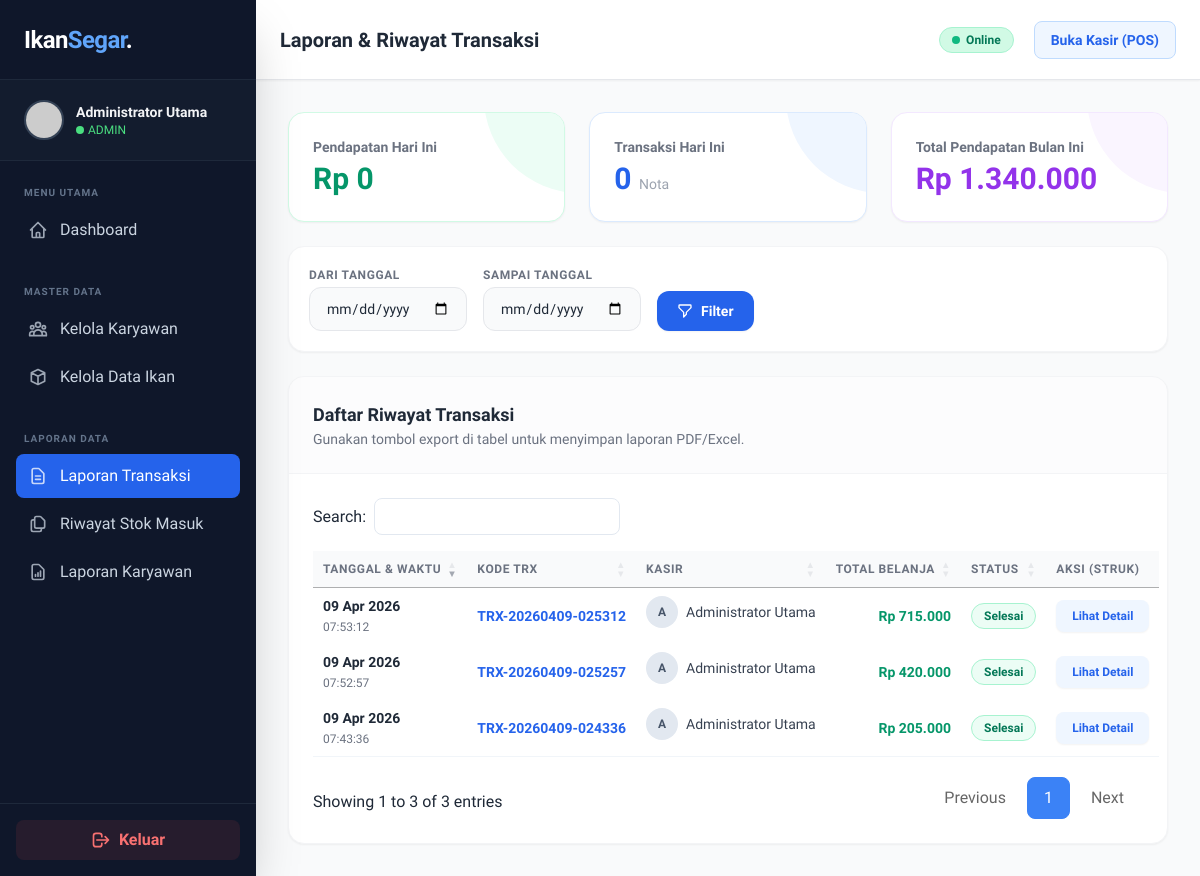
Screenshot of /admin/transaksi.php (signed in) with the database file from the repository.
### tables this page shows
CREATE TABLE `transaksi` (
  `id` int(11) NOT NULL,
  `kode_transaksi` varchar(20) NOT NULL,
  `tanggal_waktu` datetime NOT NULL DEFAULT current_timestamp(),
  `total_belanja` int(11) NOT NULL,
  `jumlah_bayar` int(11) NOT NULL,
  `kembalian` int(11) NOT NULL,
  `user_id` int(11) NOT NULL
);

CREATE TABLE `users` (
  `id` int(11) NOT NULL,
  `username` varchar(50) NOT NULL,
  `password` varchar(255) NOT NULL,
  `nama_lengkap` varchar(100) NOT NULL,
  `role` enum('admin','kasir','owner') NOT NULL DEFAULT 'kasir',
  `created_at` timestamp NOT NULL DEFAULT current_timestamp()
);

### koneksi.php (called while the page is built, shortened)
<?php
function formatRupiah($angka)
{
    return "Rp " . number_format($angka, 0, ',', '.');
}

### admin/transaksi.php (the view, shortened to what this page needs)
<?php
require_once '../koneksi.php';
$hari_ini = date('Y-m-d');
$bulan_ini = date('Y-m');
$q_hari_ini = mysqli_query($koneksi, "SELECT SUM(total_belanja) as total_uang, COUNT(id) as total_trx FROM transaksi WHERE DATE(tanggal_waktu) = '$hari_ini'");
$data_hari_ini = mysqli_fetch_assoc($q_hari_ini);
$uang_hari_ini = $data_hari_ini['total_uang'] ? $data_hari_ini['total_uang'] : 0;
$trx_hari_ini = $data_hari_ini['total_trx'] ? $data_hari_ini['total_trx'] : 0;
$q_bulan_ini = mysqli_query($koneksi, "SELECT SUM(total_belanja) as total_uang FROM transaksi WHERE DATE_FORMAT(tanggal_waktu, '%Y-%m') = '$bulan_ini'");
$data_bulan_ini = mysqli_fetch_assoc($q_bulan_ini);
$uang_bulan_ini = $data_bulan_ini['total_uang'] ? $data_bulan_ini['total_uang'] : 0;
$filter_mulai = isset($_GET['tgl_mulai']) ? mysqli_real_escape_string($koneksi, $_GET['tgl_mulai']) : '';
$filter_selesai = isset($_GET['tgl_selesai']) ? mysqli_real_escape_string($koneksi, $_GET['tgl_selesai']) : '';
$where_clause = "";
$query_transaksi = mysqli_query($koneksi, "
    SELECT t.*, u.nama_lengkap as nama_kasir
    FROM transaksi t
    LEFT JOIN users u ON t.user_id = u.id
    $where_clause
    ORDER BY t.tanggal_waktu DESC
");
$semua_detail = [];
$id_transaksi_list = [];
$data_transaksi_tampil = [];
if ($query_transaksi && mysqli_num_rows($query_transaksi) > 0) {
    while ($trx = mysqli_fetch_assoc($query_transaksi)) {
        $data_transaksi_tampil[] = $trx;
        $id_transaksi_list[] = $trx['id'];
    }
    $id_transaksi_string = implode(',', $id_transaksi_list);
    $query_detail = mysqli_query($koneksi, "
        SELECT dt.*, i.nama_ikan, i.satuan
        FROM detail_transaksi dt
        LEFT JOIN ikan i ON dt.ikan_id = i.id
        WHERE dt.transaksi_id IN ($id_transaksi_string)
    ");
    while ($row = mysqli_fetch_assoc($query_detail)) {
        $semua_detail[$row['transaksi_id']][] = $row;
    }
}
include '../components/header.php';
?>
<link rel="stylesheet" href="https://cdn.datatables.net/1.13.7/css/jquery.dataTables.min.css">
<link rel="stylesheet" href="https://cdn.datatables.net/buttons/2.4.2/css/buttons.dataTables.min.css">
<?php include '../components/sidebar.php'; ?>
<main class="flex-1 flex flex-col h-screen overflow-hidden bg-gray-50">
    <?php include '../components/navbar.php'; ?>
    <div class="flex-1 overflow-y-auto p-4 sm:p-6 lg:p-8 relative">
        <div class="grid grid-cols-1 md:grid-cols-3 gap-6 mb-6">
            <div class="bg-white rounded-2xl p-6 shadow-sm border border-emerald-100 relative overflow-hidden group">
                <div
                    class="absolute right-0 top-0 w-24 h-24 bg-emerald-50 rounded-bl-full -mr-4 -mt-4 transition-transform group-hover:scale-110">
                </div>
                <p class="text-sm font-bold text-gray-500 mb-1 relative z-10">Pendapatan Hari Ini</p>
                <h3 class="text-3xl font-extrabold text-emerald-600 relative z-10">
                    <?php echo formatRupiah($uang_hari_ini); ?></h3>
            </div>
            <div class="bg-white rounded-2xl p-6 shadow-sm border border-blue-100 relative overflow-hidden group">
                <div
                    class="absolute right-0 top-0 w-24 h-24 bg-blue-50 rounded-bl-full -mr-4 -mt-4 transition-transform group-hover:scale-110">
                </div>
                <p class="text-sm font-bold text-gray-500 mb-1 relative z-10">Transaksi Hari Ini</p>
                <h3 class="text-3xl font-extrabold text-blue-600 relative z-10"><?php echo $trx_hari_ini; ?> <span
                        class="text-sm font-medium text-gray-400">Nota</span></h3>
            </div>
            <div class="bg-white rounded-2xl p-6 shadow-sm border border-purple-100 relative overflow-hidden group">
                <div
                    class="absolute right-0 top-0 w-24 h-24 bg-purple-50 rounded-bl-full -mr-4 -mt-4 transition-transform group-hover:scale-110">
                </div>
                <p class="text-sm font-bold text-gray-500 mb-1 relative z-10">Total Pendapatan Bulan Ini</p>
                <h3 class="text-3xl font-extrabold text-purple-600 relative z-10">
                    <?php echo formatRupiah($uang_bulan_ini); ?></h3>
            </div>
        </div>
        <div
            class="bg-white rounded-2xl p-5 shadow-sm border border-gray-100 mb-6 flex flex-col md:flex-row md:items-end justify-between gap-4">
            <form action="transaksi.php" method="GET" class="flex flex-col sm:flex-row sm:items-end gap-4 flex-1">
                <div>
                    <label class="block text-xs font-bold text-gray-500 uppercase tracking-wider mb-1">Dari
                        Tanggal</label>
                    <input type="date" name="tgl_mulai" value="<?php echo $filter_mulai; ?>" required
                        class="px-4 py-2.5 rounded-xl border border-gray-200 focus:border-blue-500 outline-none bg-gray-50 focus:bg-white text-sm">
                </div>
                <div>
                    <label class="block text-xs font-bold text-gray-500 uppercase tracking-wider mb-1">Sampai
                        Tanggal</label>
                    <input type="date" name="tgl_selesai" value="<?php echo $filter_selesai; ?>" required
                        class="px-4 py-2.5 rounded-xl border border-gray-200 focus:border-blue-500 outline-none bg-gray-50 focus:bg-white text-sm">
                </div>
                <div class="flex gap-2">
                    <button type="submit"
                        class="px-5 py-2.5 bg-blue-600 hover:bg-blue-700 text-white font-bold rounded-xl transition shadow-sm text-sm flex items-center gap-2">
                        <svg class="w-4 h-4" fill="none" stroke="currentColor" viewBox="0 0 24 24">
                            <path stroke-linecap="round" stroke-linejoin="round" stroke-width="2"
                                d="M3 4a1 1 0 011-1h16a1 1 0 011 1v2.586a1 1 0 01-.293.707l-6.414 6.414a1 1 0 00-.293.707V17l-4 4v-6.586a1 1 0 00-.293-.707L3.293 7.293A1 1 0 013 6.586V4z">
                            </path>
                        </svg>
                        Filter
                    </button>
                </div>
            </form>
        </div>
        <div class="bg-white rounded-2xl shadow-sm border border-gray-100 overflow-hidden">
            <div
                class="p-6 border-b border-gray-100 flex flex-col sm:flex-row sm:items-center justify-between gap-4 bg-gray-50/50">
                <div>
                    <h2 class="text-lg font-bold text-gray-800">
                        Daftar Riwayat Transaksi
                    </h2>
                    <p class="text-sm text-gray-500">Gunakan tombol export di tabel untuk menyimpan laporan PDF/Excel.
                    </p>
                </div>
            </div>
            <div class="overflow-x-auto w-full">
                <table id="tabel-transaksi" class="w-full text-left whitespace-nowrap">
                    <thead>
                        <tr class="bg-gray-50 text-gray-500 text-xs uppercase tracking-wider">
                            <th class="p-4 font-semibold ">Tanggal & Waktu</th>
                            <th class="p-4 font-semibold">Kode TRX</th>
                            <th class="p-4 font-semibold">Kasir</th>
                            <th class="p-4 font-semibold text-right">Total Belanja</th>
                            <th class="p-4 font-semibold text-center">Status</th>
                            <th class="p-4 font-semibold text-center">Aksi (Struk)</th>
                        </tr>
                    </thead>
                    <tbody class="text-sm text-gray-700">
                        <?php if (!empty($data_transaksi_tampil)): ?>
                            <?php foreach ($data_transaksi_tampil as $trx):
                                $detail_json = isset($semua_detail[$trx['id']]) ? json_encode($semua_detail[$trx['id']]) : '[]';
                                $tgl_lengkap = date('d M Y, H:i', strtotime($trx['tanggal_waktu']));
                            ?>
                                <tr class="hover:bg-blue-50/30 transition-colors border-b border-gray-50">
                                    <td class="p-4  text-gray-500" data-order="<?php echo strtotime($trx['tanggal_waktu']); ?>">
                                        <span
                                            class="font-bold text-gray-800 block"><?php echo date('d M Y', strtotime($trx['tanggal_waktu'])); ?></span>
                                        <span
                                            class="text-xs"><?php echo date('H:i:s', strtotime($trx['tanggal_waktu'])); ?></span>
                                    </td>
                                    <td class="p-4 font-bold text-blue-600"><?php echo $trx['kode_transaksi']; ?></td>
                                    <td class="p-4 flex items-center gap-2">
                                        <div
                                            class="w-8 h-8 rounded-full bg-slate-200 flex items-center justify-center text-xs font-bold text-slate-600">
                                            <?php echo strtoupper(substr($trx['nama_kasir'] ? $trx['nama_kasir'] : '?', 0, 1)); ?>
                                        </div>
                                        <?php echo $trx['nama_kasir'] ? $trx['nama_kasir'] : '<i class="text-gray-400">Terhapus</i>'; ?>
                                    </td>
                                    <td class="p-4 text-right font-bold text-emerald-600"
                                        data-order="<?php echo $trx['total_belanja']; ?>">
                                        <?php echo formatRupiah($trx['total_belanja']); ?>
                                    </td>
                                    <td class="p-4 text-center">
                                        <span
                                            class="inline-flex px-3 py-1 items-center rounded-full bg-emerald-50 text-emerald-700 font-bold border border-emerald-200 text-xs">
                                            Selesai
                                        </span>
                                    </td>
                                    <td class="p-4 text-center">
                                        <button
                                            onclick='bukaStruk("<?php echo $trx['kode_transaksi']; ?>", "<?php echo $tgl_lengkap; ?>", "<?php echo addslashes($trx['nama_kasir']); ?>", <?php echo $trx['total_belanja']; ?>, <?php echo $trx['jumlah_bayar']; ?>, <?php echo $trx['kembalian']; ?>, <?php echo $detail_json; ?>)'
                                            class="px-4 py-2 bg-blue-50 text-blue-600 hover:bg-blue-600 hover:text-white rounded-lg font-semibold transition text-xs shadow-sm">
                                            Lihat Detail
                                        </button>
                                    </td>
                                </tr>
                            <?php endforeach; ?>
                        <?php endif; ?>
                    </tbody>
                </table>
            </div>
        </div>
    </div>
</main>
<?php include '../components/footer.php'; ?>

### components/header.php (style rules this page uses)
body { font-family: 'Plus Jakarta Sans', sans-serif; }

### admin/transaksi.php (style rules this page uses)
table.dataTable.no-footer { border-bottom: 1px solid #f1f5f9; }
table.dataTable thead th, table.dataTable thead td { border-bottom: 1px solid #f1f5f9; }

### rows the page displays
transaksi: tanggal_waktu "09 Apr 2026", tanggal_waktu "07:53:12", kode_transaksi "TRX-20260409-025312", user.nama_lengkap "A", user.nama_lengkap "Administrator Utama", total_belanja "Rp 715.000"
transaksi: tanggal_waktu "09 Apr 2026", tanggal_waktu "07:52:57", kode_transaksi "TRX-20260409-025257", user.nama_lengkap "A", user.nama_lengkap "Administrator Utama", total_belanja "Rp 420.000"
transaksi: tanggal_waktu "09 Apr 2026", tanggal_waktu "07:43:36", kode_transaksi "TRX-20260409-024336", user.nama_lengkap "A", user.nama_lengkap "Administrator Utama", total_belanja "Rp 205.000"

### other values shown
$_SESSION['nama_lengkap'] "Administrator Utama"
$user_role "ADMIN"
$judul_halaman "Laporan & Riwayat Transaksi"
formatRupiah($uang_hari_ini) "Rp 0"
$trx_hari_ini "0"
formatRupiah($uang_bulan_ini) "Rp 1.340.000"
